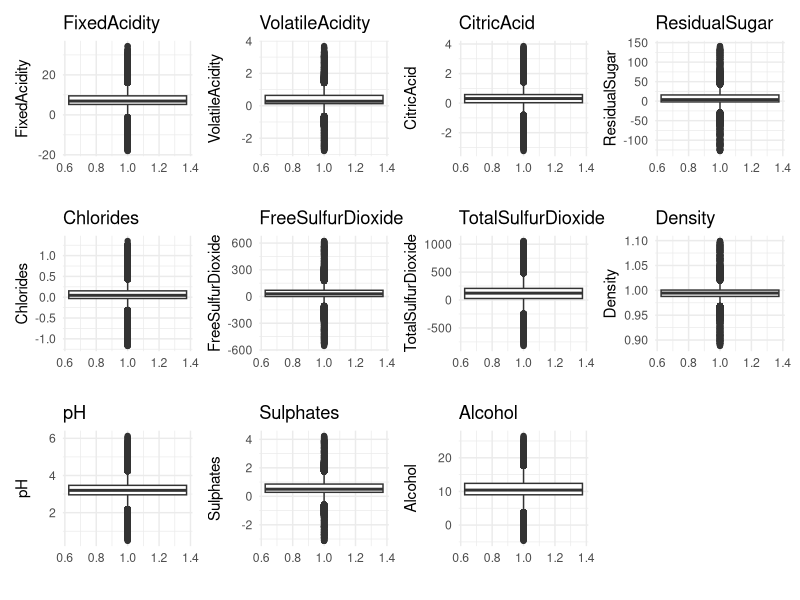
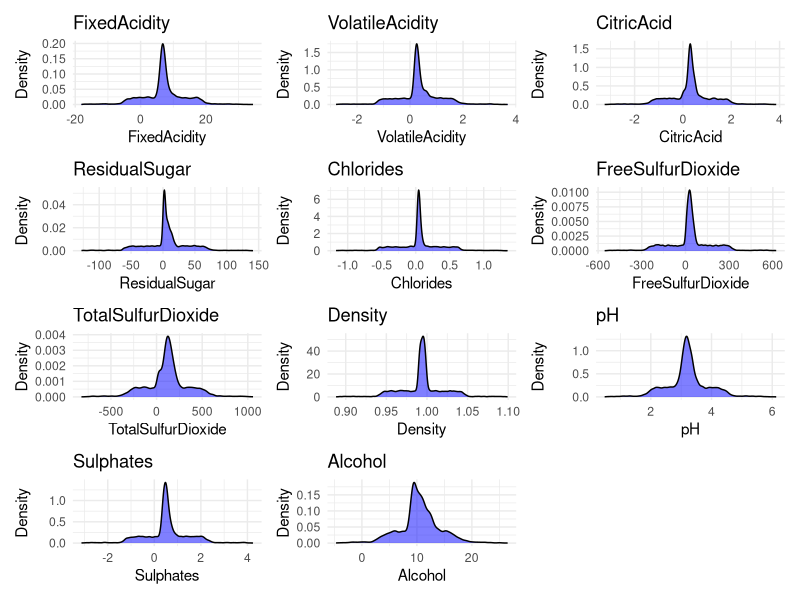

The R source for these figures, in order: (Note: this script raises an error after producing the figures.)
# Load necessary libraries
library(readxl)
library(dplyr)
library(ggplot2)
library(patchwork)
library(caTools)
library(dplyr)
library(MASS)
# Read the dataset
data <- read_excel("wine.xlsx")

####################
#EDA
####################

#Drop column INDEX
data <- data[,-1]

#Which columns contain negative numbers
negatives <- sapply(data, function(x) any(x < 0))



#Missing values for each column
missing_values <- colSums(is.na(data))
print(missing_values)



# Define the list of variables for boxplots
var_list <- c("Purchase", "Cases", "STARS", "FixedAcidity", "VolatileAcidity", 
              "CitricAcid", "ResidualSugar", "Chlorides", "FreeSulfurDioxide", 
              "TotalSulfurDioxide", "Density", "pH", "Sulphates", "Alcohol", 
              "LabelAppeal", "AcidIndex")
var_list_ <- c("FixedAcidity", "VolatileAcidity", "CitricAcid", "ResidualSugar",
              "Chlorides", "FreeSulfurDioxide", "TotalSulfurDioxide", "Density",
              "pH", "Sulphates", "Alcohol")

# Initialize an empty list to store plots
plot_list <- list()

# Generate a boxplot for each variable and store it in the list
for (i in var_list_) {
  plot_list[[i]] <- ggplot(data, aes(x = 1, y = .data[[i]])) +
    geom_boxplot() +
    labs(title = i, y = i, x = "") +
    theme_minimal()
}

# Combine all plots into a single plot with patchwork
combined_plot <- wrap_plots(plot_list, ncol = 4) # Adjust ncol as needed for layout

# Print the combined plot
print(combined_plot)


#Distributions
# Initialize an empty list to store plots
plot_list <- list()

# Generate a density plot for each variable and store it in the list
for (i in var_list_) {
  plot_list[[i]] <- ggplot(data, aes(x = .data[[i]])) +
    geom_density(fill = "blue", alpha = 0.5) + # Adjust color and transparency as desired
    labs(title = i, x = i, y = "Density") +
    theme_minimal()
}

# Combine all plots into a single plot with patchwork
combined_plot <- wrap_plots(plot_list, ncol = 3) # Adjust ncol as needed for layout

# Print the combined plot
print(combined_plot)

#Distributions are leptokurtic with many outliers

#Correlation Analysis
numeric_data <- data[, sapply(data, is.numeric)] # Select only numeric columns
corr_matrix <- cor(numeric_data, use = "complete.obs") # Exclude NA values for correlation calculation
corrplot(corr_matrix, method = "circle")

#######################
#Data Preprocessing
#######################

#Remove STARS
data <- data[,-3]

#Remove rows that contain negative

#Only select those with complete data
data <- na.omit(data)

#Cube root to address leptokurtic distributions
# Apply cube root transformation to variables
#data_transformed <- data %>%
#  mutate(across(c(FixedAcidity, VolatileAcidity, CitricAcid, ResidualSugar, Chlorides, FreeSulfurDioxide, TotalSulfurDioxide, Density, pH, Sulphates, Alcohol), ~ sign(.) * abs(.)^(1/3)))

#Verify trans
# Generate density plots for the transformed variables
#plot_list_transformed <- list()
#for (i in var_list_) {
#  plot_list_transformed[[i]] <- ggplot(data_transformed, aes(x = .data[[i]])) +
#    geom_density(fill = "blue", alpha = 0.5) + # Adjust color and transparency as desired
#    labs(title = paste("Transformed", i), x = i, y = "Density") +
#    theme_minimal()
#}

# Combine all transformed plots into a single plot with patchwork
#combined_plot_transformed <- wrap_plots(plot_list_transformed, ncol = 3) # Adjust ncol as needed for layout

# Print the combined transformed plot
#print(combined_plot_transformed)

#Cubed Root didn't work

#Apply log instead
# data_transformed <- data %>%
#   mutate(across(c(FixedAcidity, VolatileAcidity, CitricAcid, ResidualSugar, Chlorides, FreeSulfurDioxide, TotalSulfurDioxide, Density, pH, Sulphates, Alcohol), ~ log(. + 1)))
# 
# plot_list_transformed <- list()
# 
# # Generate density plots for the transformed variables
# for (i in var_list_) {
#   plot_list_transformed[[i]] <- ggplot(data_transformed, aes(x = .data[[i]])) +
#     geom_density(fill = "blue", alpha = 0.5) + # Adjust color and transparency as desired
#     labs(title = paste("Transformed", i), x = i, y = "Density") +
#     theme_minimal()
# }
# 
# # Combine all transformed plots into a single plot with patchwork
# combined_plot_transformed <- wrap_plots(plot_list_transformed, ncol = 3) # Adjust ncol as needed for layout
# print(combined_plot_transformed)

#We can't use Box Cox because too many variables are negative

#Square root transformation
# Apply square root transformation to variables
data_transformed <- data %>%
  mutate(across(c(FixedAcidity, VolatileAcidity, CitricAcid, ResidualSugar, Chlorides, FreeSulfurDioxide, TotalSulfurDioxide, Density, pH, Sulphates, Alcohol), ~ sign(.) * abs(.)^(1/2)))

# Verify transformation
# Generate density plots for the transformed variables
# plot_list_transformed <- list()
# 
# for (i in var_list_) {
#   plot_list_transformed[[i]] <- ggplot(data_transformed, aes(x = .data[[i]])) +
#     geom_density(fill = "blue", alpha = 0.5) + # Adjust color and transparency as desired
#     labs(title = paste("Transformed", i), x = i, y = "Density") +
#     theme_minimal()
# }
# 
# # Combine all transformed plots into a single plot with patchwork
# combined_plot_transformed <- wrap_plots(plot_list_transformed, ncol = 3) # Adjust ncol as needed for layout
# print(combined_plot_transformed)


# Separate the predictors from the response variable
predictors <- data %>% select(-Purchase) # Exclude the target variable
response <- data$Purchase # Only the target variable

# Split data into training and testing set (70% train, 30% test)
set.seed(123) # For reproducibility
split <- sample.split(response, SplitRatio = 0.7) # Split based on the response variable
train_pred <- predictors[split, ] # Training predictors
test_pred <- predictors[!split, ] # Testing predictors
train_resp <- response[split] # Training response
test_resp <- response[!split] # Testing response

# Verifying the split
cat("Training set rows:", nrow(train_pred), "\n")
cat("Testing set rows:", nrow(test_pred), "\n")
